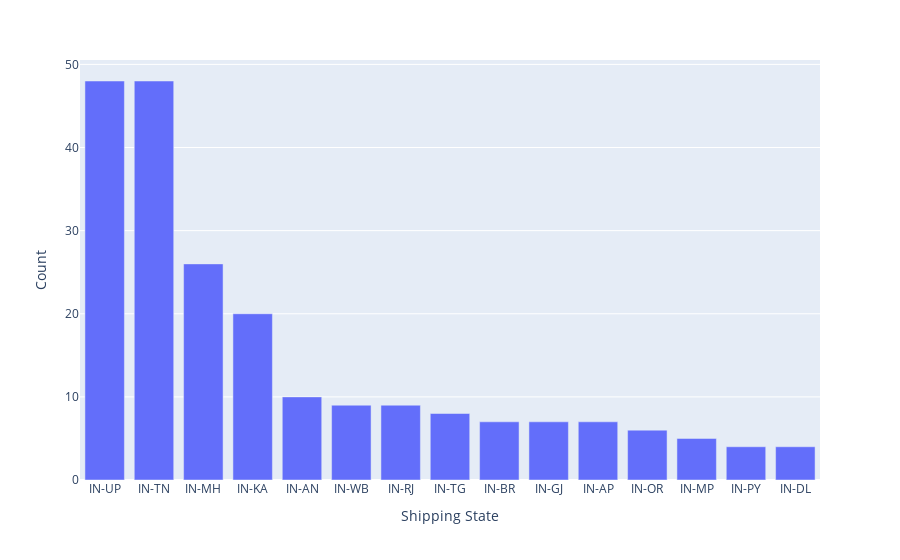

Notebook code for this chart:
### Code cell
#Grouping by shipping state and counting it to visualize analysis of top consumer states by plotly
dfpm = dfa1.groupby(['Shipping State']).size().to_frame().sort_values([0], ascending = False).head(15).reset_index()
dfpm.columns = ['Shipping State', 'Count']
fig = px.bar(dfpm, x='Shipping State', y = 'Count')
fig.layout.yaxis.title.text = 'Count'
fig.show()

### Figure 1 — Plotly figure (JSON) as saved in the notebook; plotly's stock layout.template omitted (floating-point values rounded to 4 significant figures)
{"data": [{"alignmentgroup": "True", "hovertemplate": "Shipping State=%{x}<br>Count=%{y}<extra></extra>", "legendgroup": "", "marker": {"color": "#636efa", "pattern": {"shape": ""}}, "name": "", "offsetgroup": "", "orientation": "v", "showlegend": false, "textposition": "auto", "type": "bar", "x": ["IN-UP", "IN-TN", "IN-MH", "IN-KA", "IN-AN", "IN-WB", "IN-RJ", "IN-TG", "IN-BR", "IN-GJ", "IN-AP", "IN-OR", "IN-MP", "IN-PY", "IN-DL"], "xaxis": "x", "y": [48, 48, 26, 20, 10, 9, 9, 8, 7, 7, 7, 6, 5, 4, 4], "yaxis": "y"}], "layout": {"barmode": "relative", "legend": {"tracegroupgap": 0}, "margin": {"t": 60}, "xaxis": {"anchor": "y", "domain": [0, 1], "title": {"text": "Shipping State"}}, "yaxis": {"anchor": "x", "domain": [0, 1], "title": {"text": "Count"}}}}
